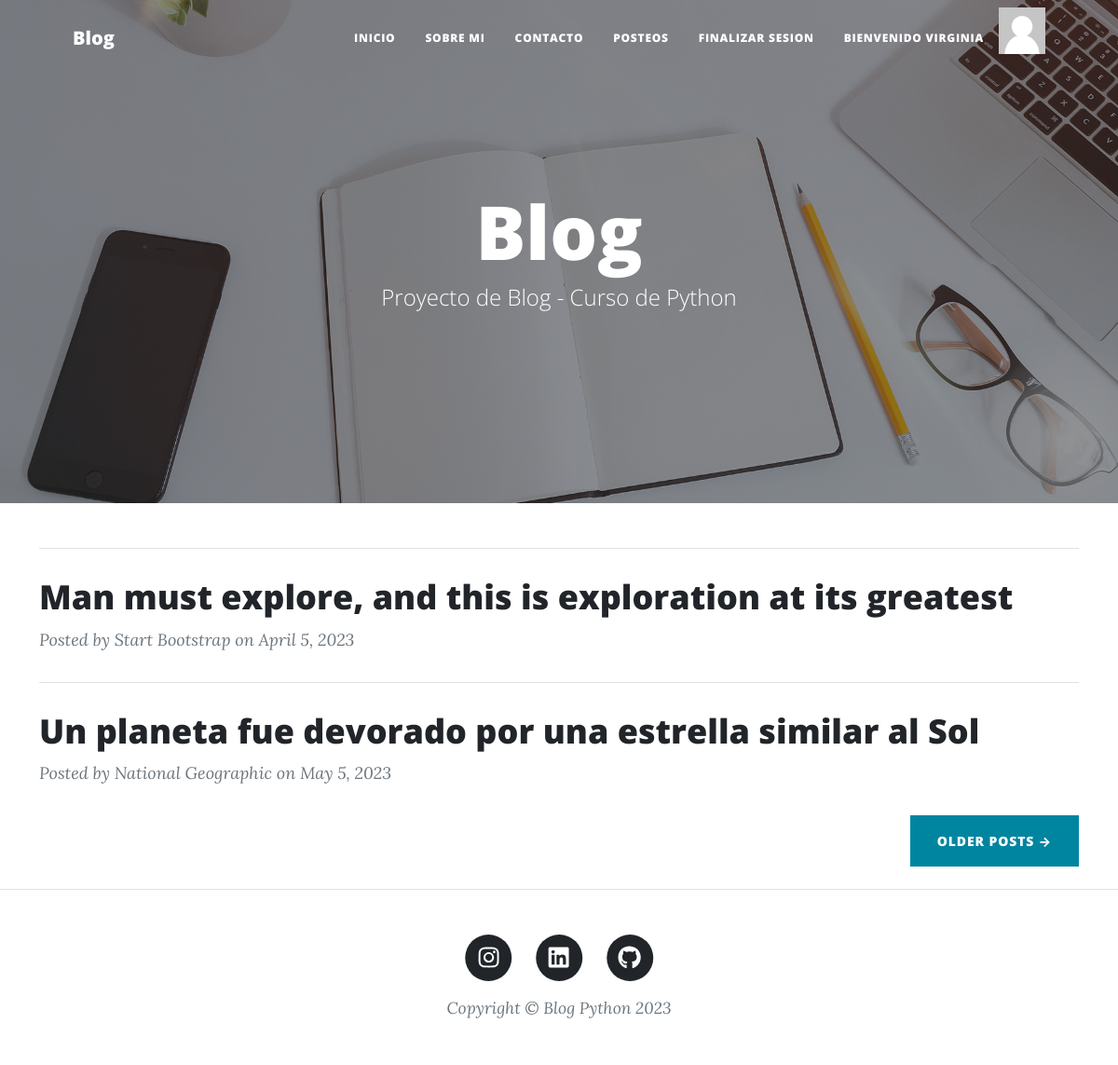
The app's page / (signed in), older data.
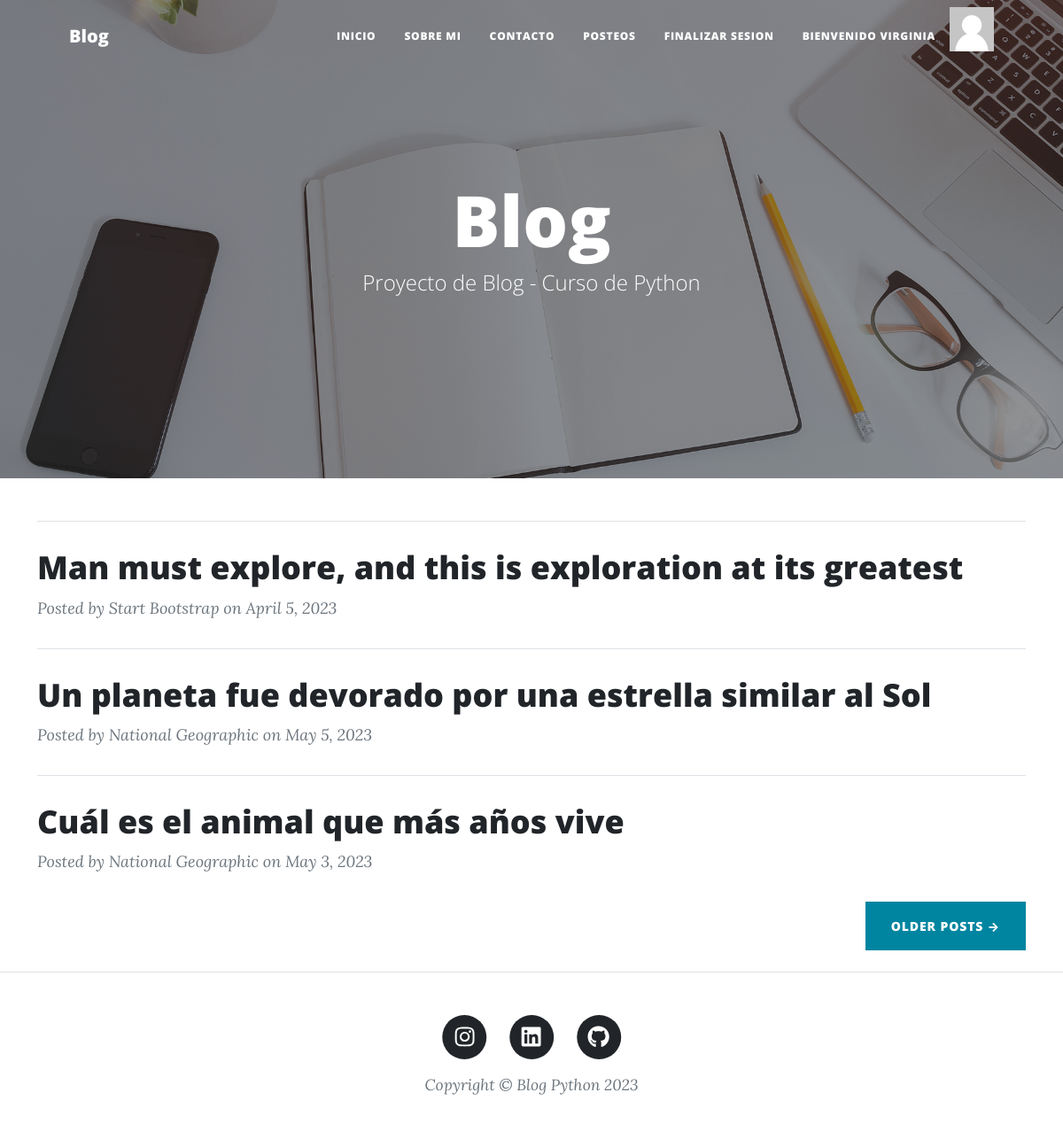
The same page, newer data.
### Blog/models.py (models this page shows, shortened)
class Posteos(models.Model):
    titulo = models.CharField(max_length=200)
    subtitulo = models.CharField(max_length=200)
    autor = models.CharField(max_length=50)
    fecha = models.DateField()
    texto = RichTextField()

### Blog/views.py (the view)
# urls.py: path('', inicio),
def inicio(request):
    posteos = Posteos.objects.all()
    paginator = Paginator(posteos, 4)
    page_number = request.GET.get('page')
    page_obj = paginator.get_page(page_number)
    context = {'posteos': posteos,'page_obj': page_obj, "avatar": obtenerAvatar(request)}
    return render(request, 'inicio.html', context)

### Blog/views.py (called while the page is built)
@login_required
def obtenerAvatar(request):
    avatares = Avatar.objects.filter(user=request.user.id)
    if len(avatares) != 0:
        return avatares[0].imagen.url
    else:
        return "/media/avatares/default.png"

### Blog/templates/inicio.html (shortened to what this page needs)
{% extends "padre.html" %}
{% load static %}
{% block solo_inicio %}
 <header class="masthead" style="background-image: url('{% static "assets/img/home-bg.jpg" %}')">
       <div class="container position-relative px-4 px-lg-5">
          <div class="row gx-4 gx-lg-5 justify-content-center">
             <div class="col-md-10 col-lg-8 col-xl-7">
                 <div class="site-heading">
{% endblock %}
{% block titulo %}
    <h1>Blog</h1>
{% endblock %}
{% block segundo_titulo %}
    <h1><span class="subheading">Proyecto de Blog - Curso de Python</span></h1>
{% endblock %}
{% block segundo_contenido_que_cambia %}
<div class="container mt-4">
    <div class="post-preview">
        <table>
            <tbody>
                {% for posteo in posteos %}
            <hr class="my-4" />
            <div class="post-preview">
                <a href="{% url 'vistaPost' %}"><h2 class="post-title">{{ posteo.titulo }}</h2></a>
                <p class="post-meta">
                    Posted by {{ posteo.autor }} on {{ posteo.fecha }}
                </p>
            </div>
                {% endfor %}
            <div class="d-flex justify-content-end mb-4"><a class="btn btn-primary text-uppercase" href="#!">Older Posts →</a></div>
            </tbody>
        </table>
    </div>
</div>
{% endblock %}

### Blog/templates/padre.html (shortened to what this page needs)
<!DOCTYPE html>
<html lang="en">
    <head>
        {% load static %}
        <link href="{% static 'css/styles.css' %}" rel="stylesheet" />
    </head>
    <body>
        <nav class="navbar navbar-expand-lg navbar-light" id="mainNav">
            <div class="container px-4 px-lg-5">
                <a class="navbar-brand" href="{% url 'Inicio' %}">Blog</a>
                <div class="collapse navbar-collapse" id="navbarResponsive">
                    <ul class="navbar-nav ms-auto py-4 py-lg-0">
                        <li class="nav-item"><a class="nav-link px-lg-3 py-3 py-lg-4" href="{% url 'Inicio' %}">Inicio</a></li>
                        <li class="nav-item"><a class="nav-link px-lg-3 py-3 py-lg-4" href="{% url 'SobreMi' %}">Sobre Mi</a></li>
                        <li class="nav-item"><a class="nav-link px-lg-3 py-3 py-lg-4" href="{% url 'Contacto' %}">Contacto</a></li>
                        {% if user.is_authenticated %}
                        <li class="nav-item"><a class="nav-link px-lg-3 py-3 py-lg-4" href="{% url 'Posteos' %}">Posteos</a></li>
                        <li class="nav-item"><a class="nav-link px-lg-3 py-3 py-lg-4" href="{% url 'FinalizarSesion' %}">Finalizar Sesion</a></li>
                        <li class="nav-item"><a class="nav-link px-lg-3 py-3 py-lg-4" href="{% url 'miPerfil' %}">Bienvenido {{ user.username }}</a></li>
                        <img src="{{ avatar }}" alt="Avatar" style="width:50px;height:50px;"/>
                        {% else %}
                        <li class="nav-item"><a class="nav-link px-lg-3 py-3 py-lg-4" href="{% url 'IniciarSesion' %}">Iniciar Sesion</a></li>
                        <li class="nav-item"><a class="nav-link px-lg-3 py-3 py-lg-4" href="{% url 'Registro' %}">Registro</a></li>
                        {% endif %}
                    </ul>
                </div>
            </div>
        </nav>
        {% block solo_inicio %}
        {% endblock solo_inicio %}
                            {% block titulo %}
                            {% endblock %}
                            {% block segundo_titulo %}
                            {% endblock %}
                        </div>
                    </div>
                </div>
            </div>
        </header>
        {% block segundo_contenido_que_cambia %}
        {% endblock %}
        <footer class="border-top">
            <div class="container px-4 px-lg-5">
                <div class="row gx-4 gx-lg-5 justify-content-center">
                    <div class="col-md-10 col-lg-8 col-xl-7">
                        <ul class="list-inline text-center">
                            <li class="list-inline-item">
                                <a href="https://www.instagram.com/virginia.aye/">
                                    <span class="fa-stack fa-lg">
                                        <i class="fas fa-circle fa-stack-2x"></i>
                                        <i class="fab fa-instagram fa-stack-1x fa-inverse"></i>
                                    </span>
                                </a>
                            </li>
                            <li class="list-inline-item">
                                <a href="https://www.linkedin.com/in/virginia-barrios-53996a171/">
                                    <span class="fa-stack fa-lg">
                                        <i class="fas fa-circle fa-stack-2x"></i>
                                        <i class="fab fa-linkedin fa-stack-1x fa-inverse"></i>
                                    </span>
                                </a>
                            </li>
                            <li class="list-inline-item">
                                <a href="https://github.com/VirginiaBarrios">
                                    <span class="fa-stack fa-lg">
                                        <i class="fas fa-circle fa-stack-2x"></i>
                                        <i class="fab fa-github fa-stack-1x fa-inverse"></i>
                                    </span>
                                </a>
                            </li>
                        </ul>
                        <div class="small text-center text-muted fst-italic">Copyright &copy; Blog Python 2023</div>
                    </div>
                </div>
            </div>
        </footer>
    </body>
</html>

Row changes from the older to the newer data that the page shows:
added Posteos: titulo "Cuál es el animal que más años vive", autor "National Geographic", fecha "May 3, 2023"
